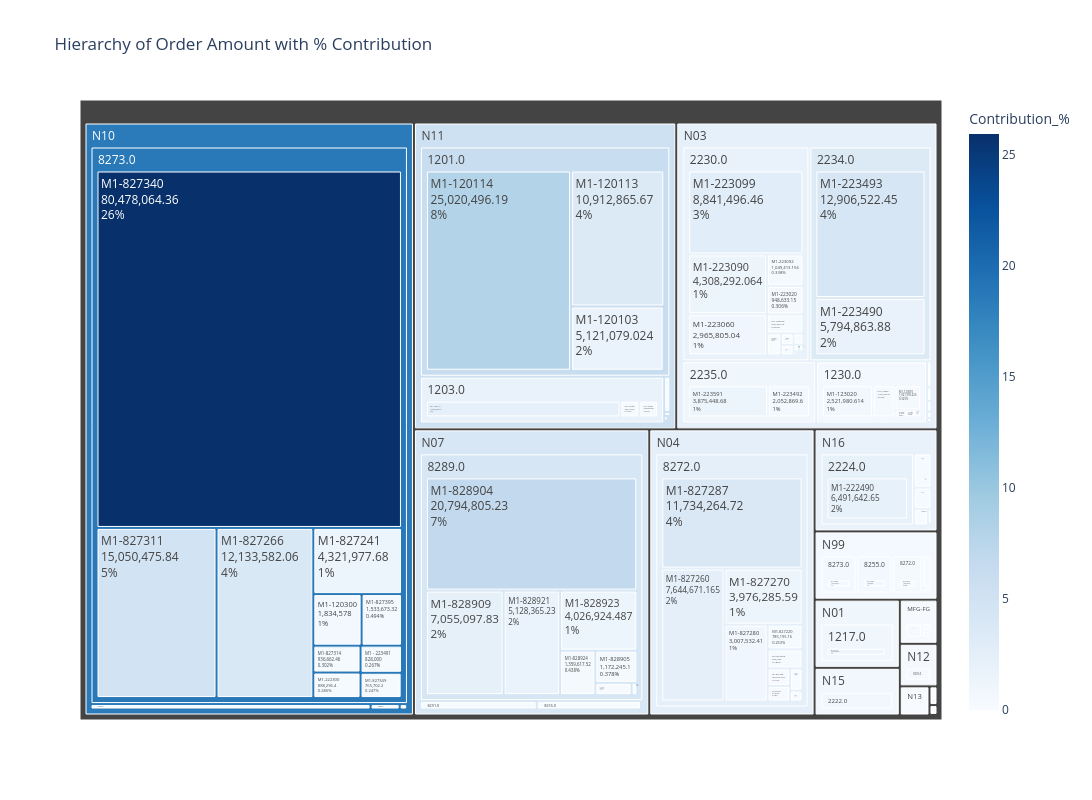

Write notebook code for a chart like this one.
### Code cell
import plotly.express as px

hierarchy_cols = [
    "Item_Category_Code",
    "Product Group Code",
    "Product_SubGroup_Code",
]

hierarchy_df = (
    hierarchical_abc_df
    .groupby(hierarchy_cols, as_index=False)["Total_Order_Amount"]
    .sum()
)

total_amount = hierarchy_df["Total_Order_Amount"].sum()
hierarchy_df["Contribution_%"] = (
    hierarchy_df["Total_Order_Amount"] / total_amount * 100
)

fig = px.treemap(
    hierarchy_df,
    path=hierarchy_cols,
    values="Total_Order_Amount",
    color="Contribution_%",
    color_continuous_scale="Blues",
    hover_data={
        "Total_Order_Amount": ":,.2f",
        "Contribution_%": ":.2f",
    },
    title="Hierarchy of Order Amount with % Contribution"
 )

fig.update_traces(textinfo="label+percent root+value")

fig.update_layout(
    width=1200,
    height=800
)

fig.show()

### Figure 1 — Plotly figure (JSON) as saved in the notebook; plotly's stock layout.template omitted (floating-point values rounded to 4 significant figures; data arrays with more than 128 entries replaced by an {"elided": "..."} marker saying what was removed)
{"data": [{"branchvalues": "total", "customdata": {"elided": "209x2 float values"}, "domain": {"x": [0, 1], "y": [0, 1]}, "hovertemplate": "labels=%{label}<br>Total_Order_Amount=%{customdata[0]:,.2f}<br>parent=%{parent}<br>id=%{id}<br>Contribution_%=%{color:.2f}<extra></extra>", "ids": {"elided": "209 str values"}, "labels": {"elided": "209 str values"}, "marker": {"coloraxis": "coloraxis", "colors": {"elided": "209 float values"}}, "name": "", "parents": {"elided": "209 str values"}, "textinfo": "label+percent root+value", "type": "treemap", "values": {"elided": "209 float values"}}], "layout": {"coloraxis": {"autocolorscale": false, "colorbar": {"title": {"text": "Contribution_%"}}, "colorscale": [[0, "rgb(247,251,255)"], [0.125, "rgb(222,235,247)"], [0.25, "rgb(198,219,239)"], [0.375, "rgb(158,202,225)"], [0.5, "rgb(107,174,214)"], [0.625, "rgb(66,146,198)"], [0.75, "rgb(33,113,181)"], [0.875, "rgb(8,81,156)"], [1, "rgb(8,48,107)"]]}, "height": 800, "legend": {"tracegroupgap": 0}, "title": {"text": "Hierarchy of Order Amount with % Contribution"}, "width": 1200}}
